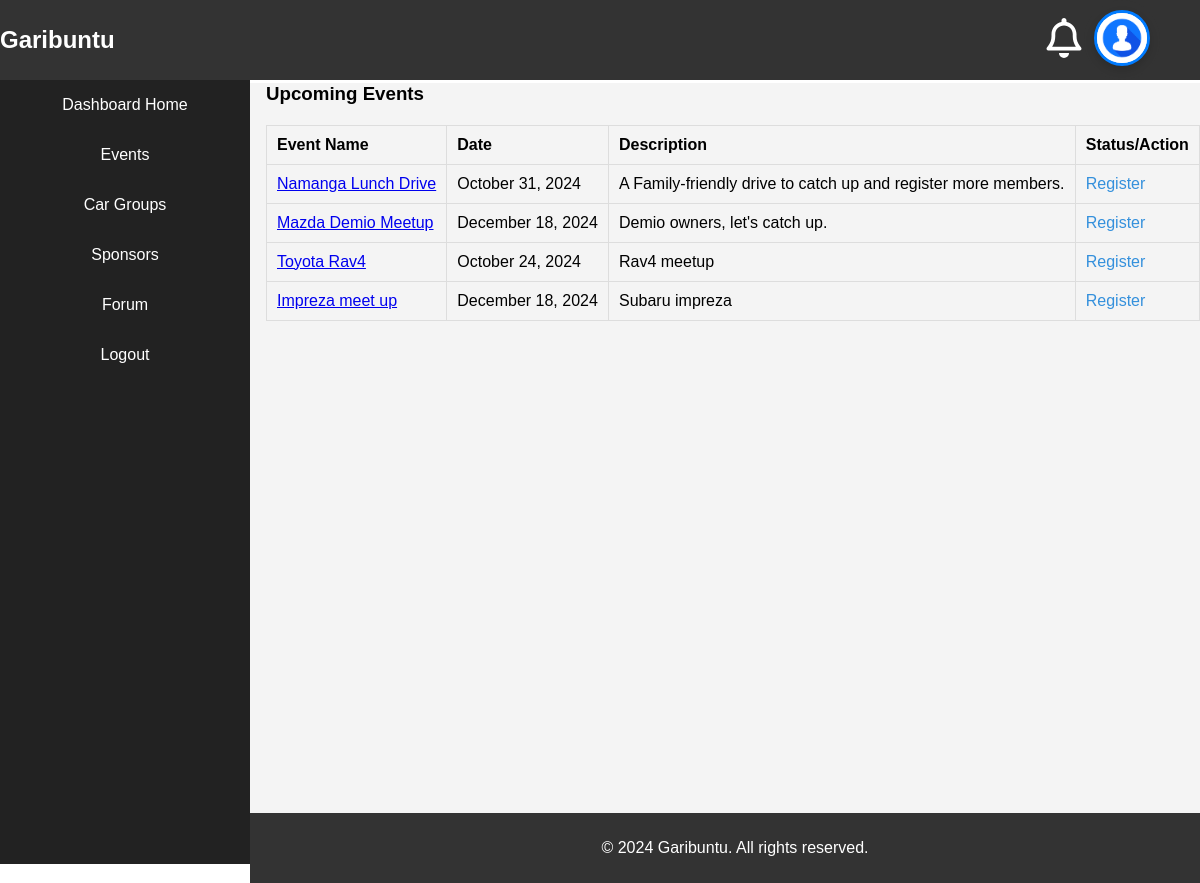
The app's page /even-list/ (signed in), older data.
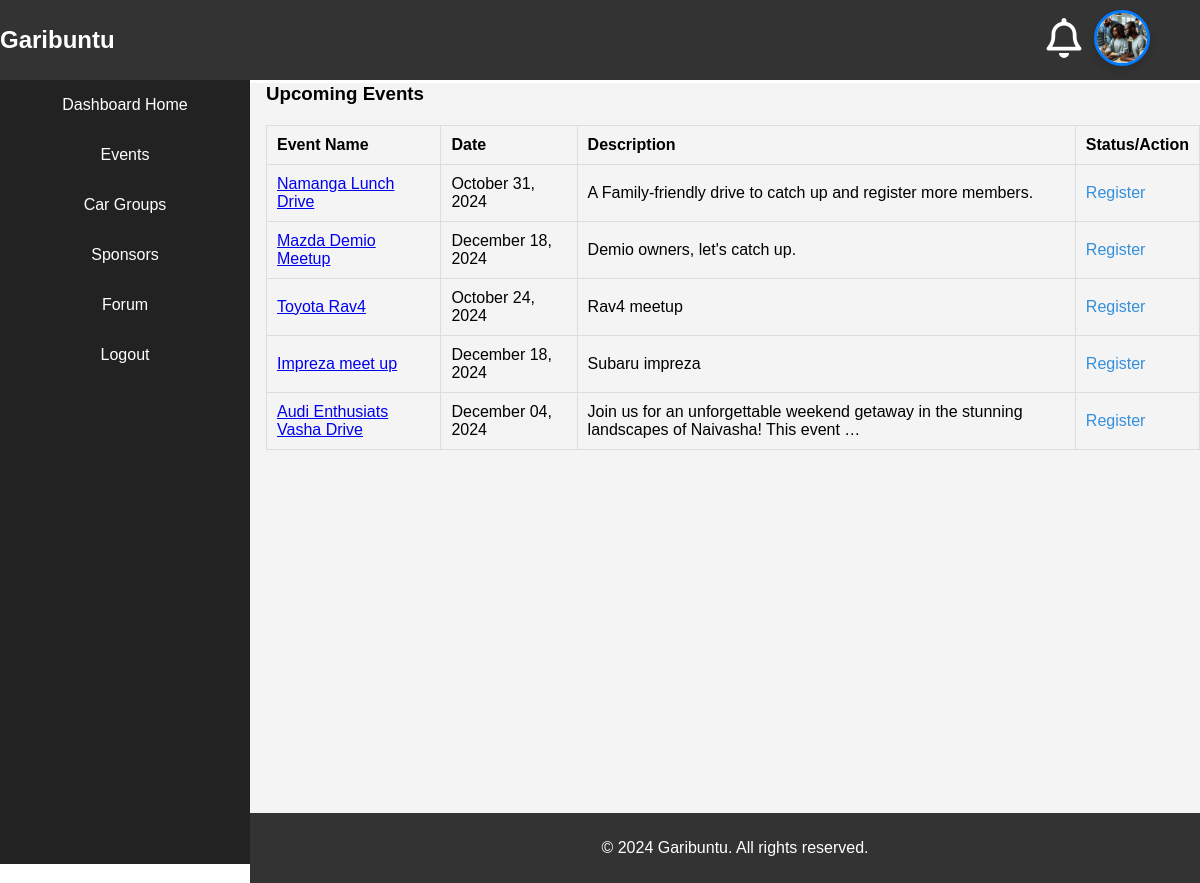
The same page, newer data.
### events/models.py (models this page shows, shortened)
class Event(models.Model):
    title = models.CharField(max_length=100)
    description = models.TextField()
    date = models.DateField()
    time = models.TimeField()
    location = models.CharField(max_length=255)
    registration_fee = models.DecimalField(max_digits=10, decimal_places=2)
    group = models.ForeignKey(CarGroup, on_delete=models.CASCADE, related_name='events')
    created_by = models.ForeignKey(User, on_delete=models.CASCADE, related_name='organized_events')
    attendees = models.ManyToManyField(User, through='EventRegistration', related_name='events')
    poster = models.ImageField(upload_to='event_posters/', null=True, blank=True)

### users/models.py (models this page shows, shortened)
class User(AbstractUser):
    email = models.EmailField(unique=True)
    profile_picture = models.ImageField(upload_to='profiles/', blank=True, null=True)
    bio = models.TextField(blank=True, null=True)

class Profile(models.Model):
    user = models.OneToOneField(User, on_delete=models.CASCADE)
    bio = models.TextField(blank=True)
    location = models.CharField(max_length=100, blank=True)
    profile_picture = models.ImageField(upload_to='profile_pics/', blank=True, null=True)

### garibuntu/views.py (the view)
# urls.py: path('', views.event_list, name='event_list'),
def event_list(request):
    events = Event.objects.all()
    user = request.user
    payment_status = EventRegistration.payment_status
    return render(request, 'dash-events.html', {'events':events, 'payment_status':payment_status})

### garibuntu/templates/dash-events.html (shortened to what this page needs)
{% extends 'base-dash.html' %}
{% block content %}
<div class="events-section">
    <h3>Upcoming Events</h3>
    {% if events %}
    <table class="events-table">
        <thead>
            <tr>
                <th>Event Name</th>
                <th>Date</th>
                <th>Description</th>
                <th>Status/Action</th>
            </tr>
        </thead>
        <tbody>
            {% for event in events %}
                <tr>
                    <td><a href="{% url 'garibuntu:event_detail' event.id %}">{{ event.title }}</a></td>
                    <td>{{ event.date|date:"F d, Y" }}</td>
                    <td>{{ event.description|truncatewords:15 }}</td>
                    <td>
                        {% if not is_registered %}
                        <a href="{% url 'garibuntu:event_register' event.id %}" class="register-button">Register</a>
                       {% else %}
                       <button class="btn btn-secondary" disabled>Registered</button>
                       {% endif %}
                    </td>
                </tr>
            {% endfor %}
        </tbody>
    </table>
{% else %}
    <p>No upcoming events at the moment.</p>
{% endif %}
</div>
{% endblock content %}

### garibuntu/templates/base-dash.html (shortened to what this page needs)
{% load static %}
<!DOCTYPE html>
<html lang="en">
<head>
    <link rel="stylesheet" href="{% static 'css/style.css' %}">
</head>
<body>
    <div class="top-nav">
        <div class="side-logo">
            <h2 class="sidebar-logo"><a href="{% url 'garibuntu:dashboard' %}">Garibuntu</a></h2>
        </div>
        <div class="profile-logout">
                <div class="notifications">
                </div>
                <div class="profile-dropdown">
                    <button class="dropdown-toggle" onclick="toggleDropdown()">
                        {% if user.profile.profile_picture %}
                        <img src="{{ user.profile.profile_picture.url }}" alt="Current Profile Picture"
                            class="profile-picture-dash">
                        {% else %}
                        <img src="{% static 'images/default-avatar.jpg' %}" alt="Default Avatar"
                            class="profile-picture-dash">
                        {% endif %}
                    </button>
                </div>
        </div>
    </div>
    <div class="sidebar-content">
        <aside class="sidebar">
            <nav class="sidebar-nav">
                <ul>
                    <li><a href="{% url 'garibuntu:dashboard' %}">Dashboard Home</a></li>
                    <li><a href="{% url 'garibuntu:event_list' %}">Events</a></li>
                    <li><a href="{% url 'garibuntu:group_list_dash' %}">Car Groups</a></li>
                    <li><a href="{% url 'garibuntu:sponsor_list' %}">Sponsors</a></li>
                    <li><a href="{% url 'forum:thread_list' %}">Forum</a></li>
                    <li><a href="{% url 'garibuntu:logout' %}">Logout</a></li>
                </ul>
            </nav>
        </aside>
    </div>
    <main class="dashboard-content">
        {% block content %}{% endblock %}
    </main>
    <footer class="footer-dash">
        <p>&copy; 2024 Garibuntu. All rights reserved.</p>
    </footer>
</body>
</html>

Row changes from the older to the newer data that the page shows:
now on this page (row edited): User: profile.profile_picture (picture)
added Event: title "Audi Enthusiats Vasha Drive", date "December 04, 2024", description "Join us for an unforgettable weekend getaway in the stunning landscapes of Naivasha! This event …"
